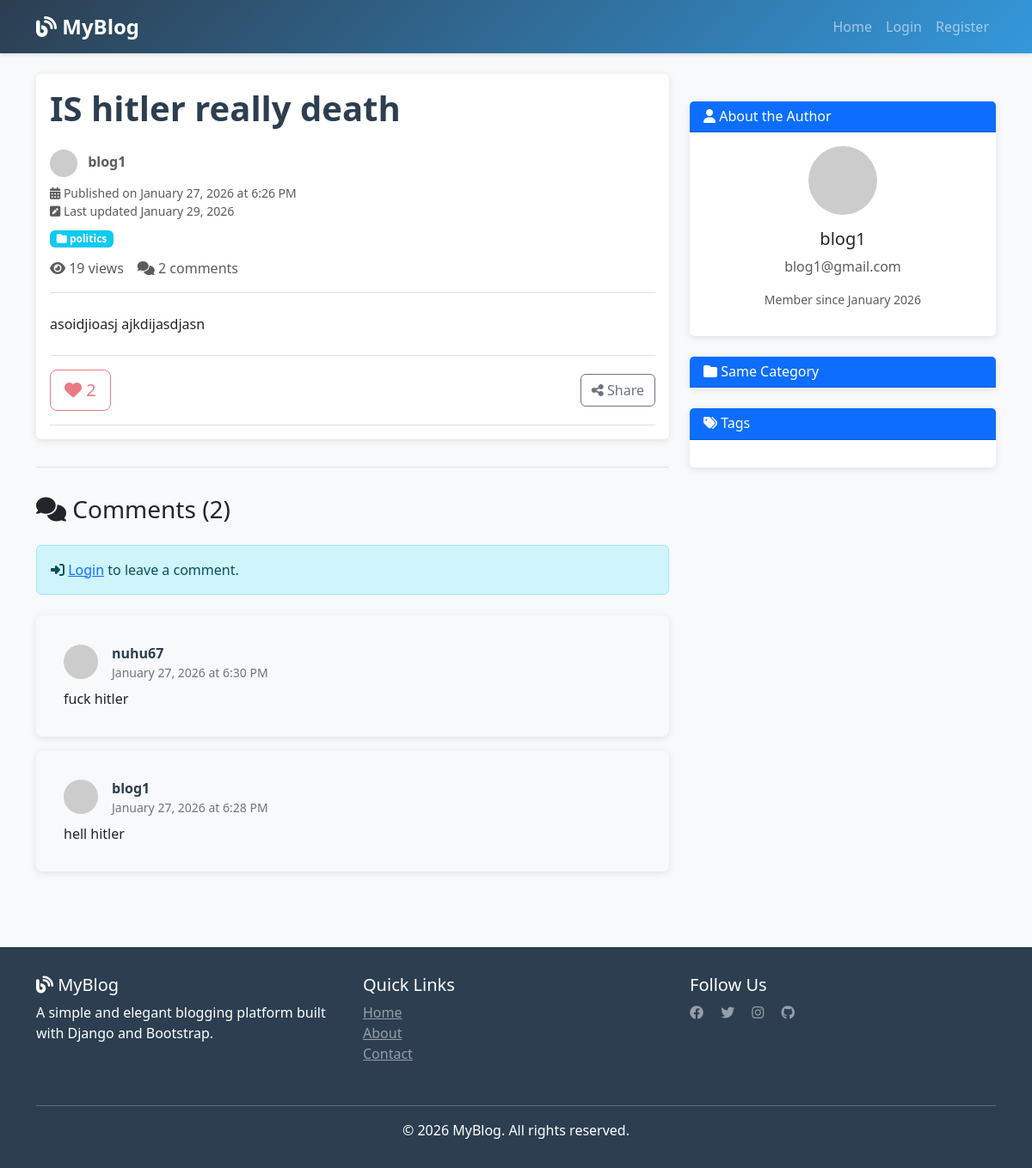
The app's page /post/1/ with its own data.
### blog/models.py (models this page shows, shortened)
class Post(models.Model):
    title=models.CharField(max_length=100)
    content=RichTextField(blank=True, null=True)
    author=models.ForeignKey(User, on_delete=models.CASCADE)
    created_at=models.DateTimeField(auto_now_add=True)
    updated_at=models.DateTimeField(auto_now=True)
    Catagory=models.ForeignKey(Catagory, on_delete=models.SET_NULL , null=True)
    tags=models.ManyToManyField(Tag)
    view_count=models.PositiveBigIntegerField(default=0)
    liked_users=models.ManyToManyField(User, related_name='liked_posts')

class Catagory(models.Model):
    name = models.CharField(max_length=100)

class Comment(models.Model):
    content=models.TextField()
    author=models.ForeignKey(User, on_delete=models.CASCADE)
    created_at=models.DateTimeField(auto_now_add=True)
    updated_at=models.DateTimeField(auto_now=True)
    post=models.ForeignKey(Post, on_delete=models.CASCADE)

### blog/views.py (the view)
# urls.py: path('post/<int:id>/', views.post_detail, name='post_detail'),
def post_detail(request,id):
    post=get_object_or_404(Post,id=id)
    if request.method=='POST':
        comment_from=CommentForm(request.POST)
        if comment_from .is_valid():
           comment=comment_from.save(commit=False)
           comment.post=post
           comment.author=request.user
           comment.save()
           return redirect('post_detail',id=post.id)
    else:
        comment_from=CommentForm()
    comments=post.comment_set.all().order_by('-created_at')
    is_liked=post.liked_users.filter(id=request.user.id).exists()
    like_count=post.liked_users.count()
    context={
        "post":post,
        "catagoeries":Catagory.objects.all(),
        "tag":Tag.objects.all(),
        "comments":comments,
        "comment_form":comment_from,
        "is_liked":is_liked,
        "like_count":like_count,
    }
    post.view_count +=1
    post.save()
    return render(request,'blog/post_detail.html',context)

### templates/blog/post_detail.html (shortened to what this page needs)
{% extends 'base.html' %}
{% load crispy_forms_tags %}
{% block content %}
<div class="row">
    <div class="col-lg-8">
        <article class="card mb-4">
            <div class="card-body">
                <div class="d-flex justify-content-between align-items-start mb-3">
                    <div>
                        <h1 class="card-title post-title mb-2">{{ post.title }}</h1>
                    </div>
                </div>
                <div class="post-meta mb-4 pb-3 border-bottom">
                    <p class="mb-2 text-muted">
                        <img src="https://ui-avatars.com/api/?name={{ post.author.username }}"
                             alt="{{ post.author.username }}"
                             width="32" height="32" class="rounded-circle me-2">
                        <strong>{{ post.author.first_name|default:post.author.username }}</strong>
                    </p>
                    <p class="small text-muted mb-2">
                        <i class="fas fa-calendar-alt"></i> Published on {{ post.created_at|date:"F d, Y" }} at {{ post.created_at|time:"g:i A" }}
                        {% if post.updated_at != post.created_at %}
                        <br><i class="fas fa-pen-square"></i> Last updated {{ post.updated_at|date:"F d, Y" }}
                        {% endif %}
                    </p>
                    <div class="mb-2">
                        {% if post.Catagory %}
                        <span class="badge bg-info">
                            <i class="fas fa-folder"></i> {{ post.Catagory.name }}
                        </span>
                        {% endif %}
                    </div>
                    <div class="d-flex gap-3 align-items-center">
                        <span class="text-muted"><i class="fas fa-eye"></i> {{ post.view_count }} views</span>
                        <span class="text-muted"><i class="fas fa-comments"></i> {{ comments.count }} comments</span>
                    </div>
                </div>
                <div class="post-content mb-4">
                    {{ post.content|safe }}
                </div>
                <div class="post-actions py-3 border-top border-bottom">
                    <div class="d-flex justify-content-between align-items-center">
                        <div>
                            {% if user.is_authenticated %}
                                <form method="POST" action="{% url 'like_post' post.id %}" class="d-inline">
                                    {% csrf_token %}
                                    <button type="submit" class="btn btn-lg {% if is_liked %}btn-danger{% else %}btn-outline-danger{% endif %}" style="border: none;">
                                        <i class="fas fa-heart"></i>
                                        <span id="like-count">{{ like_count }}</span>
                                        {% if is_liked %}Unlike{% else %}Like{% endif %}
                                    </button>
                                </form>
                            {% else %}
                                <button class="btn btn-lg btn-outline-danger" disabled title="Login to like">
                                    <i class="fas fa-heart"></i> {{ like_count }}
                                </button>
                            {% endif %}
                        </div>
                        <div>
                            <button class="btn btn-outline-secondary" onclick="sharePost()">
                                <i class="fas fa-share-alt"></i> Share
                            </button>
                        </div>
                    </div>
                </div>
            </div>
        </article>
        <div class="comment-section">
            <h3 class="mb-4"><i class="fas fa-comments"></i> Comments ({{ comments.count }})</h3>
            {% if user.is_authenticated %}
            <div class="card mb-4">
                <div class="card-header bg-light">
                    <h6 class="mb-0">Leave a Comment</h6>
                </div>
                <div class="card-body">
                    <form method="POST">
                        {% csrf_token %}
                        {{ comment_form|crispy }}
                        <button type="submit" class="btn btn-primary">
                            <i class="fas fa-comment"></i> Post Comment
                        </button>
                    </form>
                </div>
            </div>
            {% else %}
            <div class="alert alert-info mb-4">
                <i class="fas fa-sign-in-alt"></i>
                <a href="{% url 'login' %}">Login</a> to leave a comment.
            </div>
            {% endif %}
            {% if comments %}
                {% for comment in comments %}
                <div class="comment card mb-3">
                    <div class="card-body">
                        <div class="d-flex justify-content-between align-items-start mb-2">
                            <div class="d-flex align-items-center">
                                <img src="https://ui-avatars.com/api/?name={{ comment.author.username }}"
                                     alt="{{ comment.author.username }}"
                                     width="40" height="40" class="rounded-circle me-3">
                                <div>
                                    <p class="comment-author mb-0">{{ comment.author.first_name|default:comment.author.username }}</p>
                                    <p class="comment-date mb-0">{{ comment.created_at|date:"F d, Y" }} at {{ comment.created_at|time:"g:i A" }}</p>
                                </div>
                            </div>
                        </div>
                        <p class="mb-0">{{ comment.content }}</p>
                    </div>
                </div>
                {% endfor %}
            {% else %}
            <div class="alert alert-info text-center py-4">
                <i class="fas fa-inbox fa-2x mb-2"></i>
                <p class="mb-0">No comments yet. Be the first to comment!</p>
            </div>
            {% endif %}
        </div>
    </div>
    <div class="col-lg-4">
        <div class="sidebar">
            <div class="card mb-4">
                <div class="card-header bg-primary text-white">
                    <h6 class="mb-0"><i class="fas fa-user"></i> About the Author</h6>
                </div>
                <div class="card-body text-center">
                    <img src="https://ui-avatars.com/api/?name={{ post.author.username }}&size=100"
                         alt="{{ post.author.username }}"
                         class="rounded-circle mb-3" width="80" height="80">
                    <h5 class="card-title">{{ post.author.first_name|default:post.author.username }}</h5>
                    <p class="card-text text-muted">{{ post.author.email }}</p>
                    <p class="small text-muted">Member since {{ post.author.date_joined|date:"F Y" }}</p>
                </div>
            </div>
            {% if post.Catagory %}
            <div class="card mb-4">
                <div class="card-header bg-primary text-white">
                    <h6 class="mb-0"><i class="fas fa-folder"></i> Same Category</h6>
                </div>
            </div>
            {% endif %}
            <div class="card">
                <div class="card-header bg-primary text-white">
                    <h6 class="mb-0"><i class="fas fa-tags"></i> Tags</h6>
                </div>
                <div class="card-body">
                </div>
            </div>
        </div>
    </div>
</div>
{% endblock %}

### templates/base.html (style rules this page uses)
:root { --primary-color: #2c3e50; --secondary-color: #3498db; }
body { display: flex; flex-direction: column; min-height: 100vh; background-color: #f8f9fa; }
.card { border: none; box-shadow: 0 2px 8px rgba(0,0,0,0.1); transition: transform 0.3s ease, box-shadow 0.3s ease; }
.post-title { color: var(--primary-color); font-weight: 600; }
.sidebar { margin-top: 2rem; }
.sidebar .card { margin-bottom: 1.5rem; }
.badge { margin-right: 0.25rem; margin-bottom: 0.25rem; }
.comment-section { margin-top: 2rem; padding-top: 2rem; border-top: 1px solid #dee2e6; }
.comment { padding: 1rem; margin-bottom: 1rem; background-color: #f8f9fa; border-radius: 0.5rem; }
.comment-author { font-weight: 600; color: var(--primary-color); }
.comment-date { font-size: 0.875rem; color: #6c757d; }

### records on screen
Post: title "IS hitler really death", author.first_name "blog1", created_at "January 27, 2026", created_at "6:26 PM", updated_at "January 29, 2026", Catagory.name "politics", view_count "19", content "asoidjioasj ajkdijasdjasn", author.email "blog1@gmail.com", author.date_joined "January 2026"
Comment: author.first_name "nuhu67", created_at "January 27, 2026", created_at "6:30 PM", content "fuck hitler"
Comment: author.first_name "blog1", created_at "January 27, 2026", created_at "6:28 PM", content "hell hitler"

### other values on screen
{{ comments.count }} "2"
{{ like_count }} "2"
